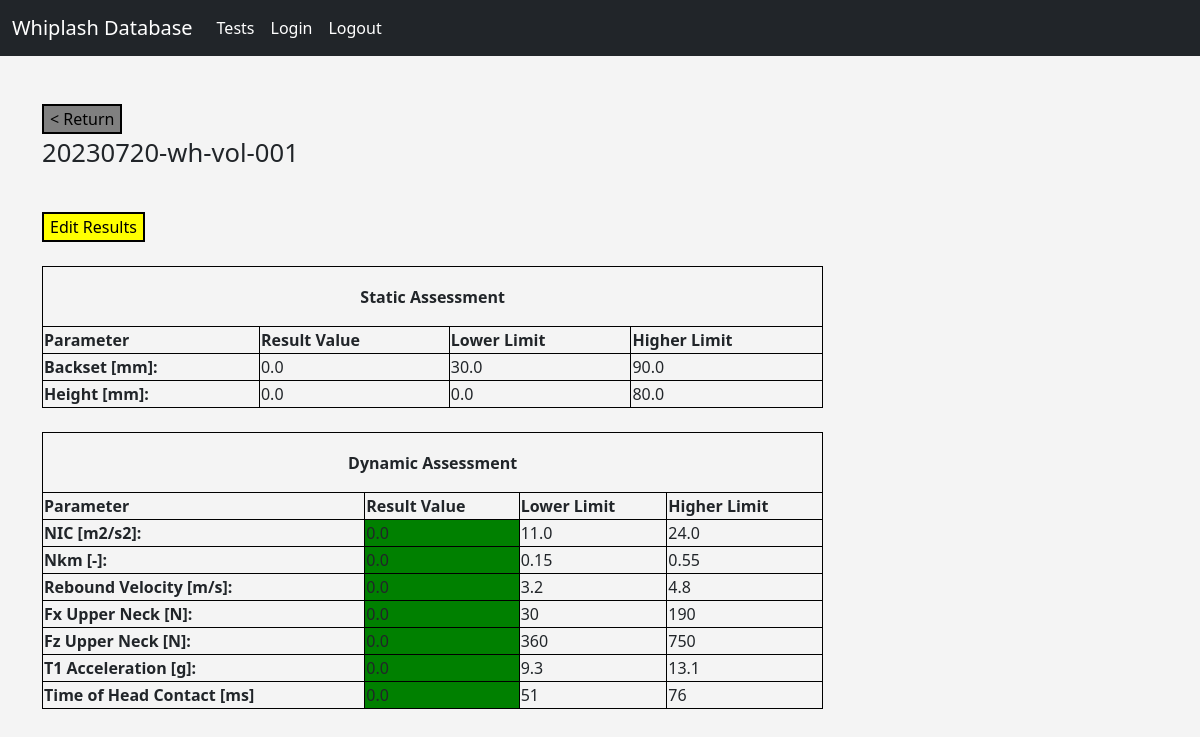
Page /test/5 (signed in) on the committed database.
### models.py (models this page shows, shortened)
class Test(db.Model):
    id = db.Column(db.Integer, primary_key=True)
    label = db.Column(db.String(128), index=True, unique=False)
    pulse_id = db.Column(db.Integer, db.ForeignKey('pulse.id'))
    sample_id = db.Column(db.Integer, db.ForeignKey('sample.id'))
    result_id = db.relationship('Result', backref='test', uselist=False, cascade='all, delete, delete-orphan')

class Result(db.Model):
    id = db.Column(db.Integer, primary_key=True)
    backset = db.Column(db.Float, unique=False)
    height = db.Column(db.Float, unique=False)
    NIC = db.Column(db.Float, index=False, unique=False)
    Nkm = db.Column(db.Float, index=False, unique=False)
    rebound_velocity = db.Column(db.Float, index=False, unique=False)
    Fx_upper_neck = db.Column(db.Float, index=False, unique=False)
    Fz_upper_neck = db.Column(db.Float, index=False, unique=False)
    T1_acceleration = db.Column(db.Float, index=False, unique=False)
    time_head_contact = db.Column(db.Float, index=False, unique=False)
    test_id = db.Column(db.Integer, db.ForeignKey('test.id'))

### routes.py (the view)
@app.route('/test/<int:id>', methods=['GET', 'POST'])
@login_required
def test(id):
    test_data = Test.query.get(id)
    result_data = Result.query.get(id)
    pulse_data = Pulse.query.get(Test.query.get(id).pulse_id)
    return render_template('result.html', template_test=test_data, template_result=result_data,
                           template_pulse=pulse_data)

### routes.py (called while the page is built)
@login_manager.user_loader
def load_user(user_id):
    return User.query.get(int(user_id))

### templates/result.html (shortened to what this page needs)
{% extends "base.html"  %}
{%block content%}
    <br>
    <div>
        <a href="{{url_for('profile')}}"> <button class="button button1"> < Return </button> </a>
        <p style="font-size:160%;"> {{template_test.label}} </p>
    </div>
    <br>
    <div>
    <a href="{{url_for('update', id=template_result.id) }}"> <button class="button button2">Edit Results</button> </a>
    </div>
    {% if template_pulse.severity == 'Low' %}
        {% include 'result_template_low.html' %}
    {% elif template_pulse.severity == 'Medium' %}
        {% include 'result_template_medium.html' %}
    {% else %}
        {% include 'result_template_high.html' %}
    {% endif %}
{%endblock%}

### templates/result_template_medium.html (shortened to what this page needs)
{% set backset_Bottom = 30.0 %}
{% set backset_Top = 90.0 %}
{% set height_Bottom = 0.0 %}
{% set height_Top = 80.0 %}
{% set NIC_Bottom_Medium = 11.0 %}
{% set NIC_Top_Medium = 24.0 %}
{% set Nkm_Bottom_Medium = 0.15 %}
{% set Nkm_Top_Medium = 0.55 %}
{% set Rebound_Vel_Bottom_Medium = 3.2 %}
{% set Rebound_Vel_Top_Medium = 4.80 %}
{% set Fx_UN_Bottom_Medium = 30 %}
{% set Fx_UN_Top_Medium = 190 %}
{% set Fz_UN_Bottom_Medium = 360 %}
{% set Fz_UN_Top_Medium = 750 %}
{% set T1_acc_Bottom_Medium = 9.3 %}
{% set T1_acc_Top_Medium = 13.1 %}
{% set Time_Cont_Bottom_Medium = 51 %}
{% set Time_Cont_Top_Medium = 76 %}
<table style="width:70%">
            <tr height="60px">
                <th colspan="4" style="text-align: center">
                    Static Assessment
                </th>
            </tr>
            <tr>
                <th>Parameter</th>
                <th>Result Value</th>
                <th>Lower Limit</th>
                <th>Higher Limit</th>
            </tr>
            <tr>
                <th> Backset [mm]: </th>
                    <td> {{template_result.backset}} </td>
                    <td> {{backset_Bottom}} </td>
                    <td> {{backset_Top}} </td>
            </tr>
            <tr>
                <th> Height [mm]: </th>
                    <td> {{template_result.height}} </td>
                    <td> {{height_Bottom}} </td>
                    <td> {{height_Top}} </td>
            </tr>
</table>
<table style="width:70%">
            <tr height="60px">
                <th colspan="4" style="text-align: center">
                    Dynamic Assessment
                </th>
            </tr>
            <tr>
                <th>Parameter</th>
                <th>Result Value</th>
                <th>Lower Limit</th>
                <th>Higher Limit</th>
            </tr>
            <tr>
                <th> NIC [m2/s2]: </th>
                {% if template_result.NIC < NIC_Bottom_Medium %}
                    <td bgcolor="green"> {{template_result.NIC}} </td>
                {%elif ((template_result.NIC >= NIC_Bottom_Medium) and (template_result.NIC < NIC_Top_Medium)) %}
                    <td bgcolor="yellow"> {{template_result.NIC}} </td>
                {% else %}
                    <td bgcolor="red"> {{template_result.NIC}} </td>
                {%endif%}
                <td> {{NIC_Bottom_Medium}} </td>
                <td> {{NIC_Top_Medium}} </td>
            </tr>
            <tr>
                <th> Nkm [-]: </th>
             {% if template_result.Nkm < Nkm_Bottom_Medium %}
                    <td bgcolor="green"> {{template_result.Nkm}} </td>
                {%elif ((template_result.Nkm >= Nkm_Bottom_Medium) and (template_result.Nkm < Nkm_Top_Medium)) %}
                    <td bgcolor="yellow"> {{template_result.Nkm}} </td>
                {% else %}
                    <td bgcolor="red"> {{template_result.Nkm}} </td>
                {%endif%}
                <td> {{Nkm_Bottom_Medium}} </td>
                <td> {{Nkm_Top_Medium}} </td>
            </tr>
            <tr>
                <th> Rebound Velocity [m/s]: </th>
                {% if template_result.rebound_velocity < Rebound_Vel_Bottom_Medium %}
                    <td bgcolor="green"> {{template_result.rebound_velocity}} </td>
                {%elif ((template_result.rebound_velocity >= Rebound_Vel_Bottom_Medium) and (template_result.rebound_velocity < Rebound_Vel_Top_Medium)) %}
                    <td bgcolor="yellow"> {{template_result.rebound_velocity}} </td>
                {% else %}
                    <td bgcolor="red"> {{template_result.rebound_velocity}} </td>
                {%endif%}
                <td> {{Rebound_Vel_Bottom_Medium}} </td>
                <td> {{Rebound_Vel_Top_Medium}} </td>
            </tr>
            <tr>
                <th> Fx Upper Neck [N]: </th>
                {% if template_result.Fx_upper_neck < Fx_UN_Bottom_Medium %}
                    <td bgcolor="green"> {{template_result.Fx_upper_neck}} </td>
                {%elif ((template_result.Fx_upper_neck >= Fx_UN_Bottom_Medium) and (template_result.Fx_upper_neck < Fx_UN_Top_Medium)) %}
                    <td bgcolor="yellow"> {{template_result.Fx_upper_neck}} </td>
                {% else %}
                    <td bgcolor="red"> {{template_result.Fx_upper_neck}} </td>
                {%endif%}
                <td> {{Fx_UN_Bottom_Medium}} </td>
                <td> {{Fx_UN_Top_Medium}} </td>
            </tr>
            <tr>
                <th> Fz Upper Neck [N]: </th>
                 {% if template_result.Fz_upper_neck < Fz_UN_Bottom_Medium %}
                    <td bgcolor="green"> {{template_result.Fz_upper_neck}} </td>
                {%elif ((template_result.Fz_upper_neck >= Fz_UN_Bottom_Medium) and (template_result.Fz_upper_neck < Fz_UN_Top_Medium)) %}
                    <td bgcolor="yellow"> {{template_result.Fz_upper_neck}} </td>
                {% else %}
                    <td bgcolor="red"> {{template_result.Fz_upper_neck}} </td>
                {%endif%}
                <td> {{Fz_UN_Bottom_Medium}} </td>
                <td> {{Fz_UN_Top_Medium}} </td>
            </tr>
            <tr>
                <th> T1 Acceleration [g]: </th>
                {% if template_result.T1_acceleration < T1_acc_Bottom_Medium %}
                    <td bgcolor="green"> {{template_result.T1_acceleration}} </td>
                {%elif ((template_result.T1_acceleration >= T1_acc_Bottom_Medium) and (template_result.T1_acceleration < T1_acc_Top_Medium)) %}
                    <td bgcolor="yellow"> {{template_result.T1_acceleration}} </td>
                {% else %}
                    <td bgcolor="red"> {{template_result.T1_acceleration}} </td>
                {%endif%}
                <td> {{T1_acc_Bottom_Medium}} </td>
                <td> {{T1_acc_Top_Medium}} </td>
            </tr>
            <tr>
                <th> Time of Head Contact [ms] </th>
                {% if template_result.time_head_contact < Time_Cont_Bottom_Medium %}
                    <td bgcolor="green"> {{template_result.time_head_contact}} </td>
                {%elif ((template_result.time_head_contact >= Time_Cont_Bottom_Medium) and (template_result.time_head_contact < Time_Cont_Top_Medium)) %}
                    <td bgcolor="yellow"> {{template_result.time_head_contact}} </td>
                {% else %}
                    <td bgcolor="red"> {{template_result.time_head_contact}} </td>
                {%endif%}
                <td> {{Time_Cont_Bottom_Medium}} </td>
                <td> {{Time_Cont_Top_Medium}} </td>
            </tr>
</table>

### static/css/style.css (style rules this page uses)
body { background: #f4f4f4; }

### templates/result.html (style rules this page uses)
table, th, td { border:1px solid black; }
.button1 { background-color: grey; color: black; border: 2px solid black; }
.button2 { background-color: yellow; color: black; border: 2px solid black; }

### rows in the picture
Test: label "20230720-wh-vol-001"
Result: backset "0.0", height "0.0", NIC "0.0", Nkm "0.0", rebound_velocity "0.0", Fx_upper_neck "0.0", Fz_upper_neck "0.0", T1_acceleration "0.0", time_head_contact "0.0"

### other values in the picture
{{ backset_Bottom }} "30.0"
{{ backset_Top }} "90.0"
{{ height_Bottom }} "0.0"
{{ height_Top }} "80.0"
{{ NIC_Bottom_Medium }} "11.0"
{{ NIC_Top_Medium }} "24.0"
{{ Nkm_Bottom_Medium }} "0.15"
{{ Nkm_Top_Medium }} "0.55"
{{ Rebound_Vel_Bottom_Medium }} "3.2"
{{ Rebound_Vel_Top_Medium }} "4.8"
{{ Fx_UN_Bottom_Medium }} "30"
{{ Fx_UN_Top_Medium }} "190"
{{ Fz_UN_Bottom_Medium }} "360"
{{ Fz_UN_Top_Medium }} "750"
{{ T1_acc_Bottom_Medium }} "9.3"
